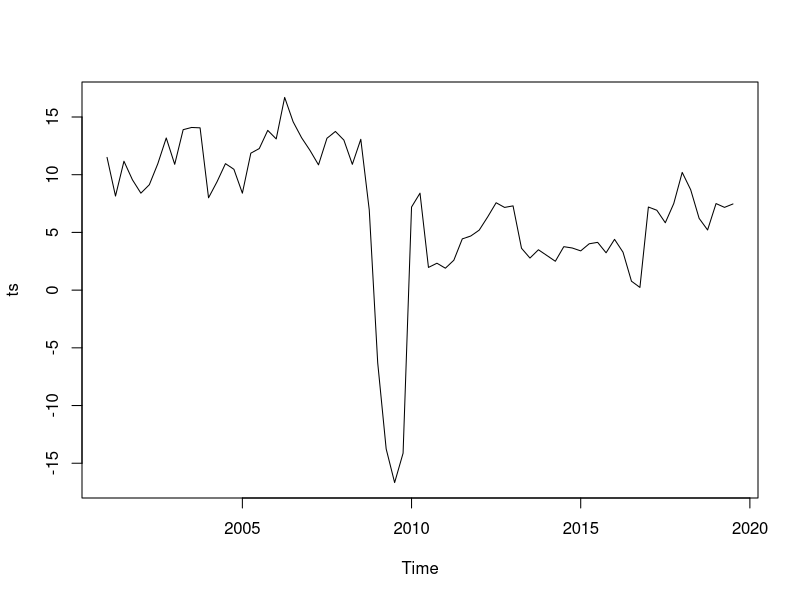
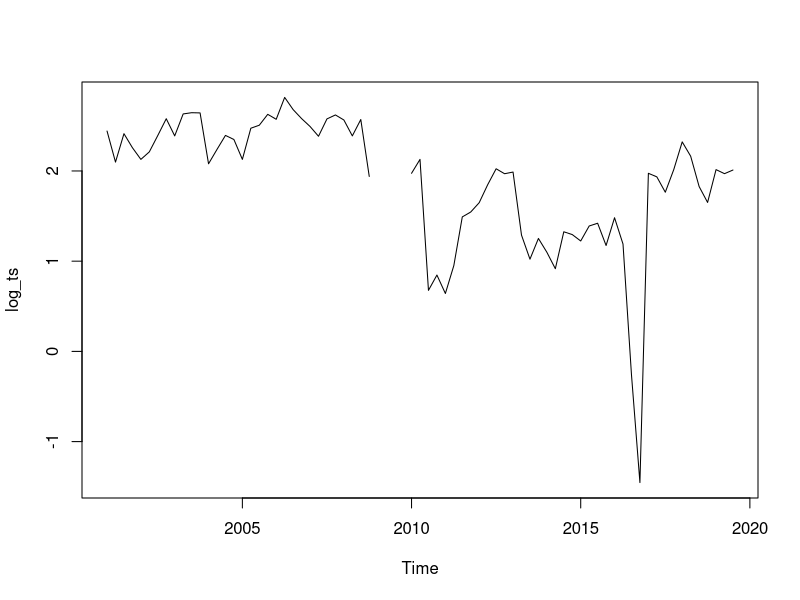
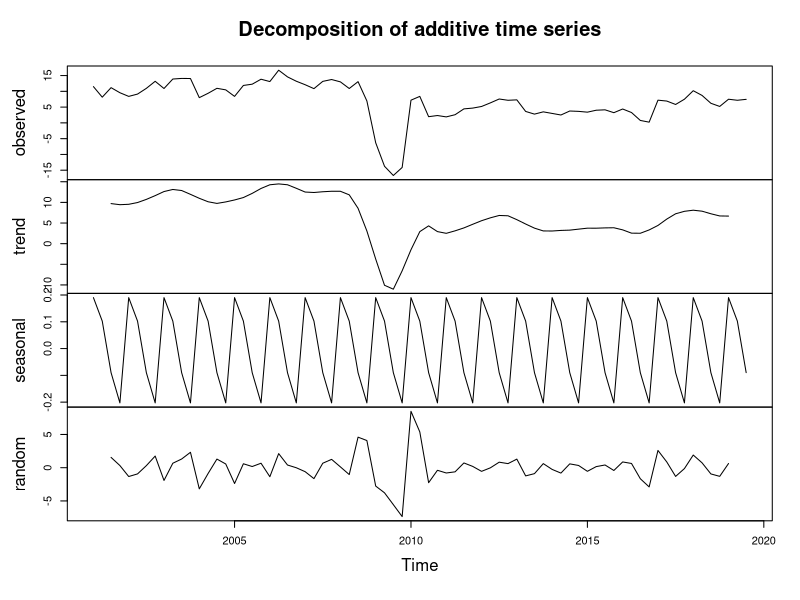
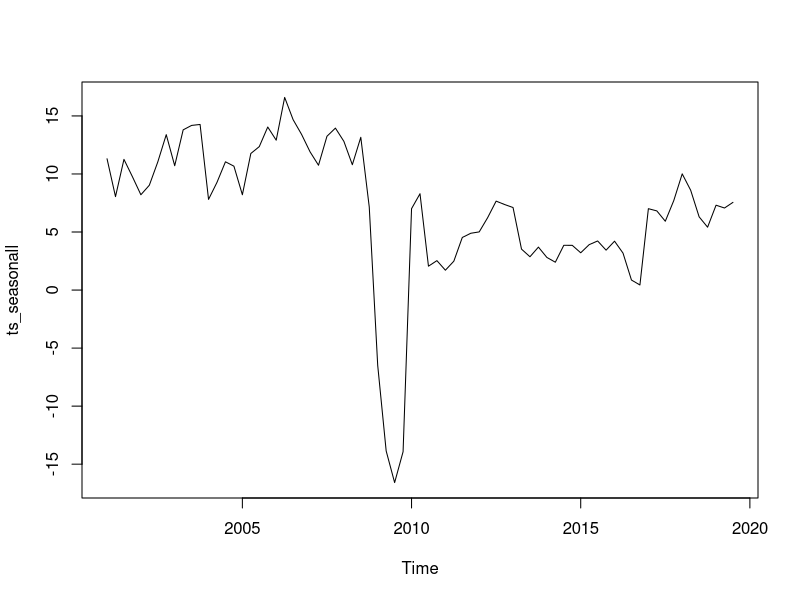
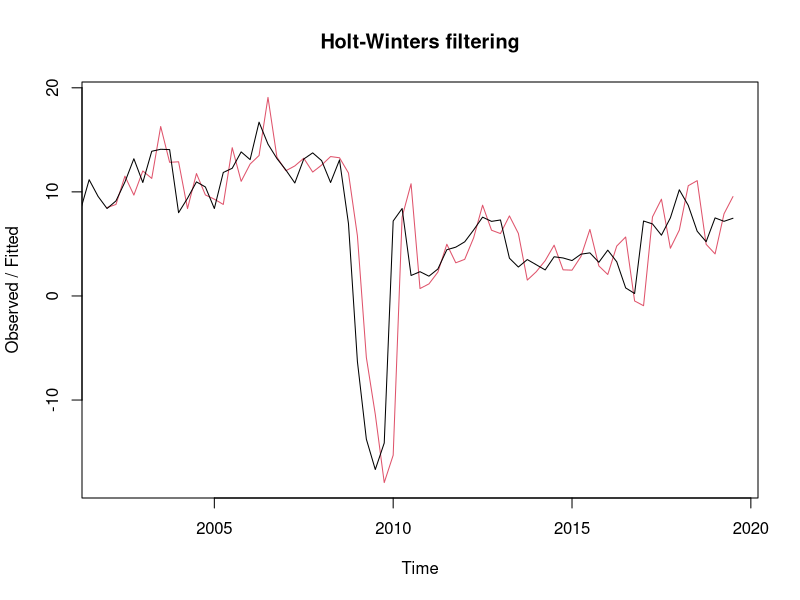
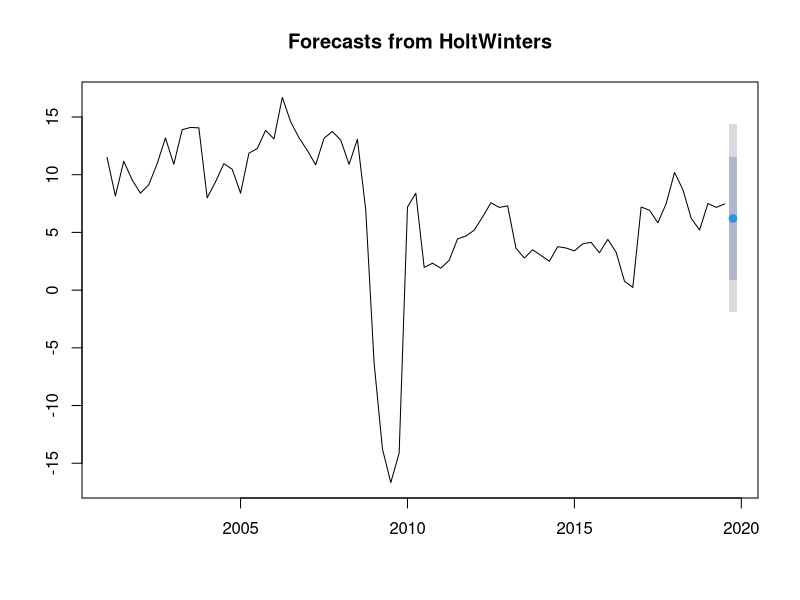
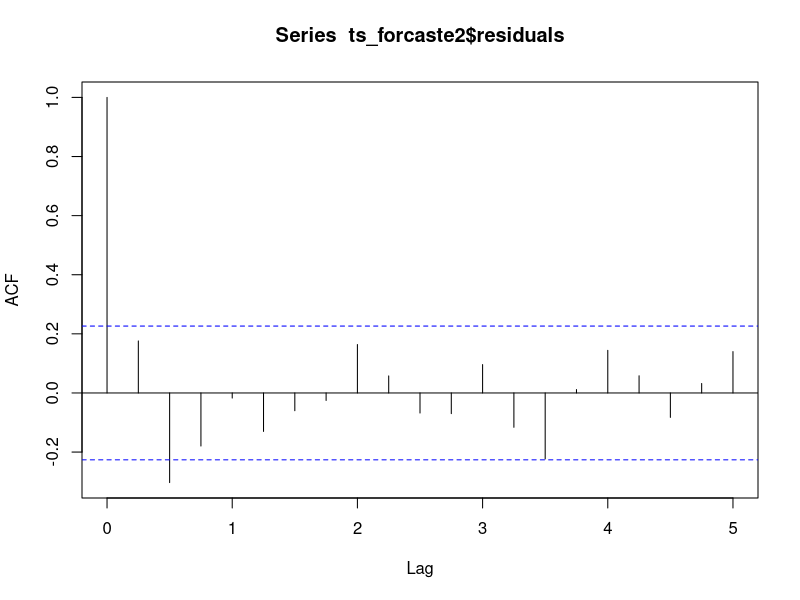
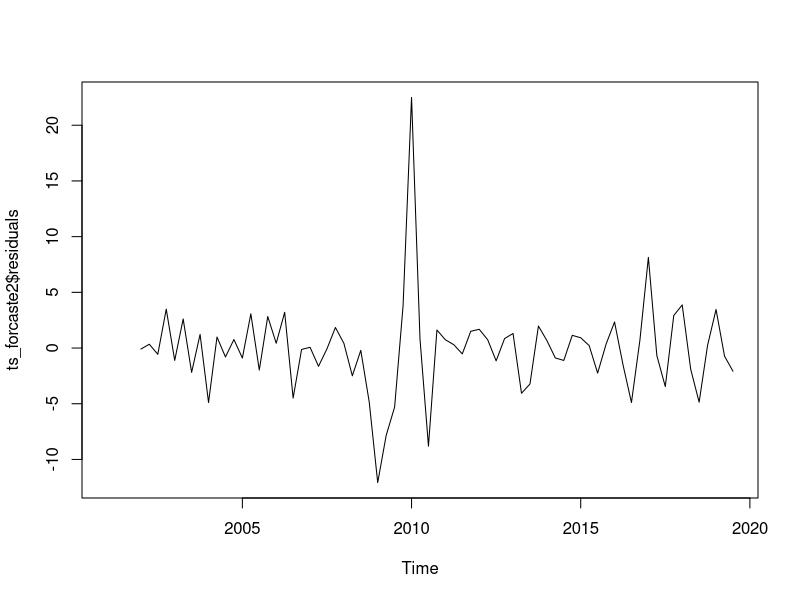

Reproduce these figures in R, in order.
## ---- chunk 1
library(readxl)
library(forecast)
## ---- chunk 2

plotForecastErrors <- function(forecasterrors)
{
  # make a histogram of the forecast errors:
  mybinsize <- IQR(forecasterrors,na.rm = T)/4
  mysd   <- sd(forecasterrors, na.rm = T)
  mymin  <- min(forecasterrors,na.rm = T) - mysd*5
  mymax  <- max(forecasterrors, na.rm = T) + mysd*3
  # generate normally distributed data with mean 0 and standard deviation mysd
  mynorm <- rnorm(10000, mean=0, sd=mysd)
  mymin2 <- min(mynorm)
  mymax2 <- max(mynorm)
  if (mymin2 < mymin) { mymin <- mymin2 }
  if (mymax2 > mymax) { mymax <- mymax2 }
  # make a red histogram of the forecast errors, with the normally distributed data overlaid:
  mybins <- seq(mymin, mymax, mybinsize)
  hist(forecasterrors, col="red", freq=FALSE, breaks=mybins)
  # freq=FALSE ensures the area under the histogram = 1
  # generate normally distributed data with mean 0 and standard deviation mysd
  myhist <- hist(mynorm, plot=FALSE)
  # plot the normal curve as a blue line on top of the histogram of forecast errors:
  points(myhist$mids, myhist$density, type="l", col="blue", lwd=2)
}

growth <- function(present, past) {
  (present - past) / past
}

## ---- chunk 3
# library(readxl)

df <- read_xlsx("GDP growth.xlsx")
df = df[,-c(1:7)]; df = df[,c(1:4)]
df = df[-1,]
df_ts = c()
for (i in 19:1) {
  df_ts = c(df_ts,df[i,])
}
df_ts = as.numeric(df_ts)
df_ts = df_ts[-76]
ts = ts(df_ts,start=c(2001,1), frequency = c(4))
## ---- chunk 4
ts.plot(ts)

## ---- chunk 5
log_ts <- log(ts)
plot.ts(log_ts)

## ---- chunk 6
ts_components <- decompose(ts)
## ---- chunk 7
ts_components$seasonal
## ---- chunk 8
plot(ts_components)
## ---- chunk 9

ts_seasonall <- ts - ts_components$seasonal

## ---- chunk 10
plot(ts_seasonall)

## ---- chunk 11
ts_forcaste <- HoltWinters(ts)
ts_forcaste
#
## ---- chunk 12
ts_forcaste$SSE

## ---- chunk 13
plot(ts_forcaste)
## ---- chunk 14
ts_forcaste2 = forecast:::forecast.HoltWinters(ts_forcaste, h= 1)
HW_pred = (as.data.frame(ts_forcaste2))[1]
HW_pred=HW_pred[1,]
## ---- chunk 15
forecast:::plot.forecast(ts_forcaste2)
## ---- chunk 16
acf(ts_forcaste2$residuals, lag.max=20, na.action = na.pass)
Box.test(ts_forcaste2$residuals, lag=20, type="Ljung-Box")
## ---- chunk 17
plot.ts(ts_forcaste2$residuals)

## ---- chunk 18
plotForecastErrors(ts_forcaste2$residuals)
## ---- chunk 19
plot.ts(ts)
ts_diff1 <-  diff(ts, differences = 1)

plot.ts(ts_diff1)
## ---- chunk 20

acf(ts_diff1, lag.max=20)             # plot a correlogram
## ---- chunk 21
acf(ts_diff1, lag.max=20, plot=FALSE) # get the autocorrelation values
## ---- chunk 22
pacf(ts_diff1, lag.max=20)             # plot a partial correlogram
pacf(ts_diff1, lag.max=20, plot=FALSE) # get the partial autocorrelation values
## ---- chunk 23
ts_arima = Arima(ts, order=c(0,1,0),seasonal = list(order = c(0,1,0)))
ts_arima
## ---- chunk 24
ts_arima_forecast = forecast(ts_arima,h = 1)

arima_pred = ts_arima_forecast[4]
arima_pred = arima_pred$mean[1]
forecast:::plot.forecast(ts_arima_forecast)
## ---- chunk 25
acf(ts_arima_forecast$residuals, lag.max=20)
Box.test(ts_arima_forecast$residuals, lag=20, type="Ljung-Box")
## ---- chunk 26
plot.ts(ts_arima_forecast$residuals)            # make time plot of forecast errors
plotForecastErrors(ts_arima_forecast$residuals)
## ---- chunk 27

fit3 <- auto.arima(ts, seasonal = T)
fit3

fit_forecast = forecast(fit3,h=1)
auto.arima_pred = (as.data.frame(fit_forecast))[1][c(1),]
plot(fit_forecast)
# str(fit)
## ---- chunk 28
HW_pred

arima_pred

auto.arima_pred
## ---- chunk 29
df = rbind(HW_pred, arima_pred, auto.arima_pred)
df = as.data.frame(t(df))
rownames(df) = "quarter-4-19"
writexl::write_xlsx(df,"GDP-19.xlsx")
